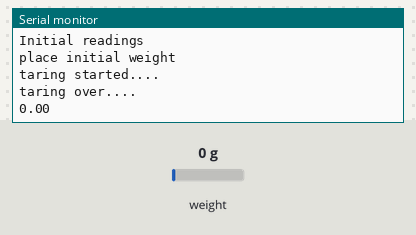
Simulated run of this sketch. Board: Arduino Uno, built with avr-gcc and run on an emulated ATmega328P. On the bench: the last lines printed to the serial monitor. Inputs (shaded band) come from the test bench; at power-on: weight on the scale 0 g.

Above: at 10.2 s.
10.3 s: weight on the scale set to 100 g
At 11.9 s:
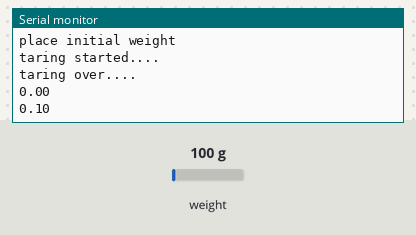
12.0 s: weight on the scale set to 1250 g
At 14.8 s:
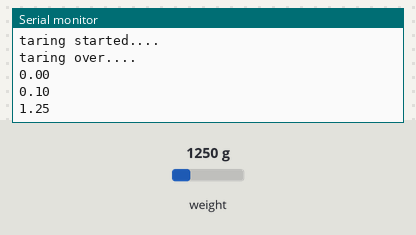
Timing chart, 0 to 16.3 s (numbered marks = the images above; inputs shaded):
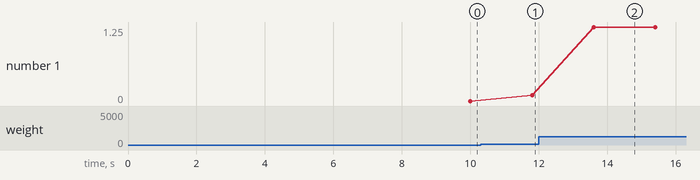

Measured:
- after the input at 10.3 s, the serial monitor: prints a new line after 1.5 s (image 1)
- after the input at 12.0 s, the serial monitor: prints a new line after 1.6 s (image 2)
- plotted number 1: 0 → 0.1 after the input at 10.3 s, 0.1 → 1.25 after the input at 12.0 s

The sketch:

payload.ino
```cpp
#include "HX711.h";
HX711 scale;
const int threshold_val=1.5;
float data_bucket[10];

void setup() {
  // put your setup code here, to run once:
  Serial.begin(9600);
  scale.begin(15,2); //da=2;sck=3

  Serial.println("Initial readings");
  scale.read_average(20);
  Serial.println("place initial weight");
  delay(5000);
  Serial.println("taring started....");
  scale.set_scale(-25000);
  Serial.println("taring over....");
  scale.tare();
  scale.get_value(10);

;}
bool error_checker(float data_bucket[]){

  bool result=true;
  for(int i=0;i<10;i++){

    if(-(threshold_val)>(data_bucket[i]-data_bucket[i+1]) || (data_bucket[i]-data_bucket[i+1])>threshold_val){

      result=false;

    }
  }

  return result;
}
float* stor_val_array(float data_bucket[]){


  for(int i=0;i<10;i++){

    int data_load_cell=scale.get_units(5);
    data_bucket[i]=data_load_cell;

    delay(100);
  }
  return data_bucket;
}
float normalized_val(float data_bucket[]){
  float sum=0;
  for(int i=0;i<10;i++){
    sum+=data_bucket[i];
  }
  return (sum/10);
}
void loop() {
  // put your main code here, to run repeatedly:

  // stor_val_array(data_bucket);
  // if(error_checker(data_bucket)){


  // }
  float num=scale.get_units(10);
    if(num>=0){
      Serial.println(num);
    }
    else {
      Serial.println(-num);
    }


  delay(800);

}
```
